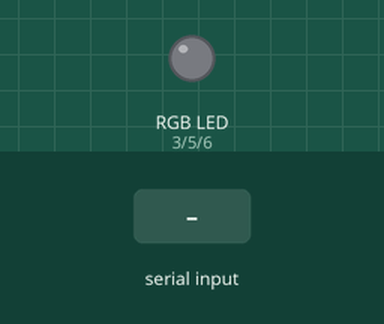
This sketch was run on a simulated Arduino Uno, built with avr-gcc and run on an emulated ATmega328P. On the bench: an RGB LED mixed from three pins (HIGH = lit). The inputs (shaded band) are chosen by the test bench.

Above: at 1.2 s.
1.3 s: "R" received over Serial
At 1.8 s:
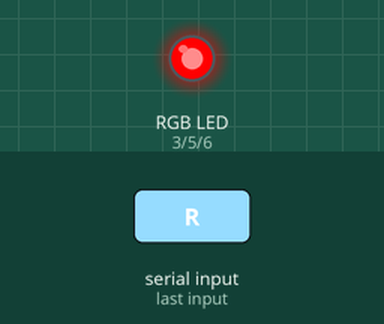
2.8 s: "G" received over Serial
At 4.0 s:
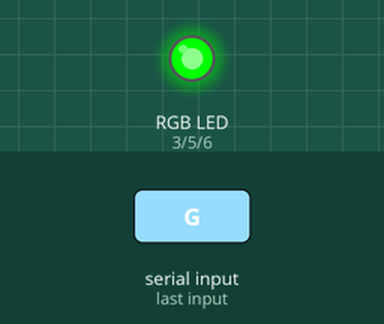
4.3 s: "B" received over Serial
At 5.3 s:
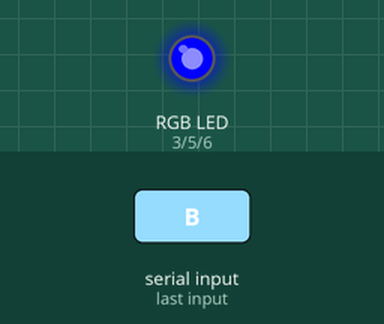
5.8 s: "Y" received over Serial
At 6.4 s:
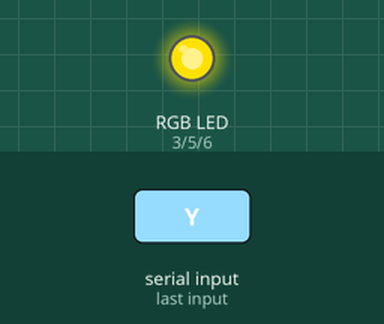
7.3 s: "W" received over Serial
At 7.6 s:
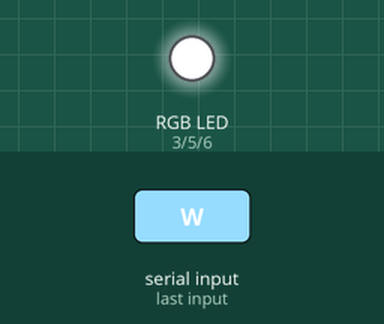
8.8 s: "G" received over Serial
At 9.9 s:
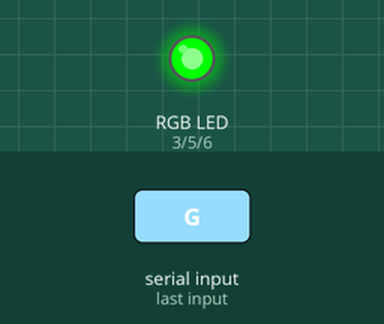
Timing chart, 0 to 11.3 s (numbered marks = the images above; inputs shaded):
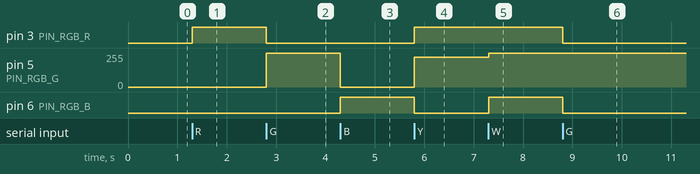

The sketch:

17_RGB_Tkinter_control.ino
```cpp
#define PIN_RGB_R 3
#define PIN_RGB_G 5
#define PIN_RGB_B 6


void setup() {
  Serial.begin(9600);
  pinMode(PIN_RGB_R, OUTPUT);
  pinMode(PIN_RGB_G, OUTPUT);
  pinMode(PIN_RGB_B, OUTPUT);
}

void contralLED(int r, int g, int b) {
  analogWrite(PIN_RGB_R, r);
  analogWrite(PIN_RGB_G, g);
  analogWrite(PIN_RGB_B, b);
}


void loop() {
  //R, G, B, Y, X
  if (Serial.available() > 0) {
    char data = Serial.read();
    if (data == 'R') {
      contralLED(255, 0, 0);
    }
    else if (data == 'G') {
      contralLED(0, 255, 0);
    }
    else if (data == 'B') {
      contralLED(0, 0, 255);
    }
    else if (data == 'Y') {
      contralLED(255, 225, 0);
    }
    else if (data == 'W') {
      contralLED(255, 255, 255);
    }
    else if (data == 'X') {
      contralLED(0, 0, 0);
    }
  }
}
```

Measured:
- after the input at 1.3 s, pin 3 (PIN_RGB_R): LOW → HIGH at once
- after the input at 2.8 s, pin 3 (PIN_RGB_R): HIGH → LOW at once; pin 5 (PIN_RGB_G): 0/255 → 255/255 at once
- after the input at 4.3 s, pin 5 (PIN_RGB_G): 255/255 → 0/255 at once; pin 6 (PIN_RGB_B): LOW → HIGH at once
- after the input at 5.8 s, pin 3 (PIN_RGB_R): LOW → HIGH at once; pin 5 (PIN_RGB_G): 0/255 → 225/255 at once; pin 6 (PIN_RGB_B): HIGH → LOW at once
- after the input at 7.3 s, pin 5 (PIN_RGB_G): 225/255 → 255/255 at once; pin 6 (PIN_RGB_B): LOW → HIGH at once
- after the input at 8.8 s, pin 3 (PIN_RGB_R), pin 6 (PIN_RGB_B): HIGH → LOW at once
